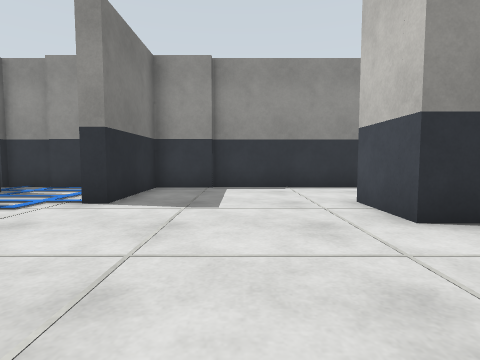
View 1 (above)

17 first-person views from a walk through a robot-simulator world made for Gazebo. The camera is 0.17 m above the floor, tilts 4° down and sees 80° across. Floor lines are 1 m apart. The floor is counted in squares, 0.2 m on a side. Each view is taken from the middle of a square. On the plan, view 1 faces up. The plan holds only what a view shows up to about 11 squares ahead; the rest is blank.

View 2
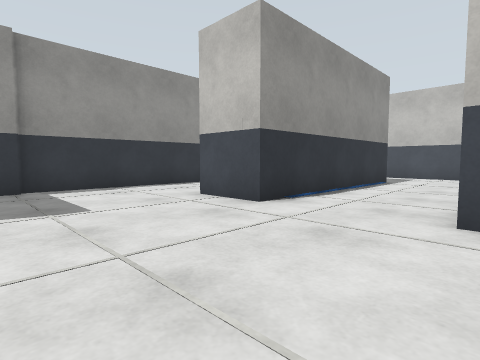

View 3
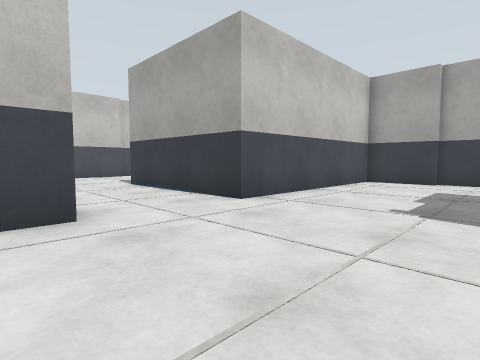

View 4
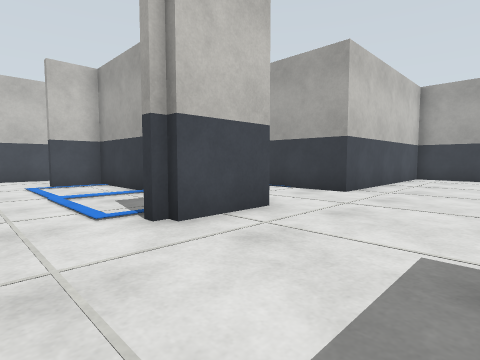

View 5
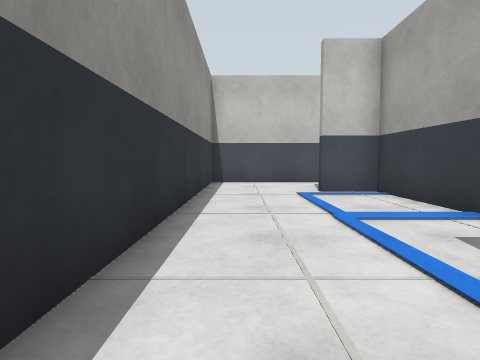

View 6
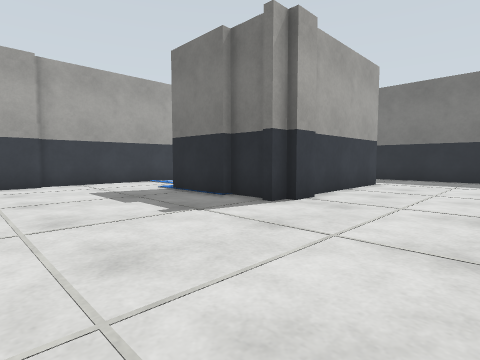

View 7
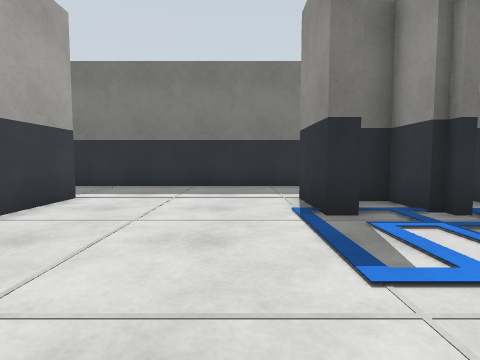

View 8
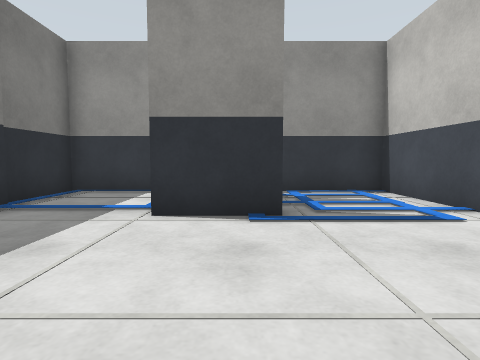

View 9
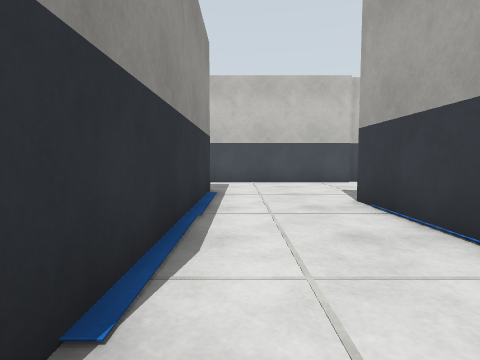

View 10
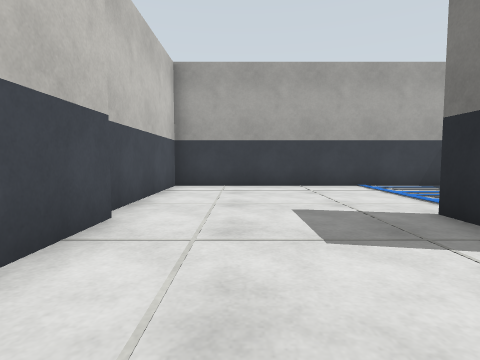

View 11
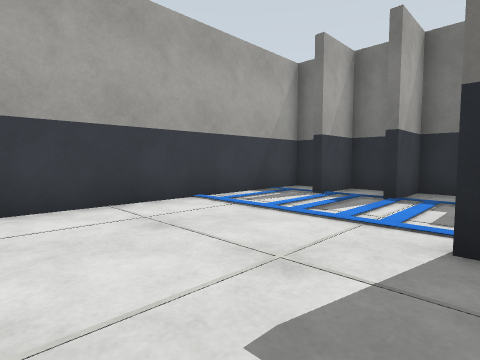

View 12
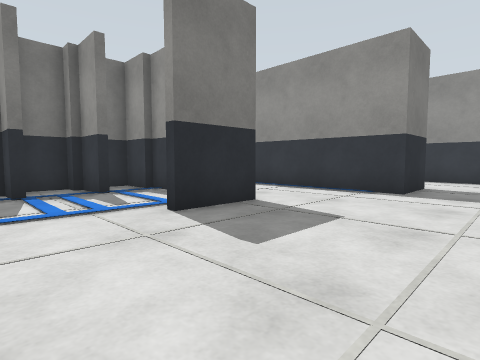

View 13
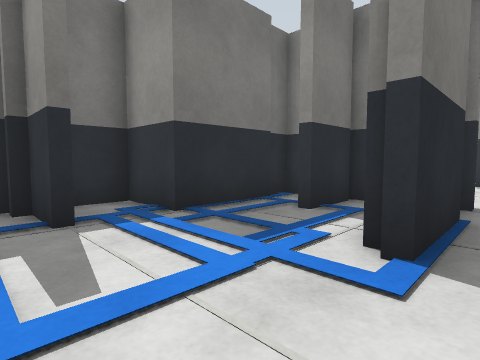

View 14
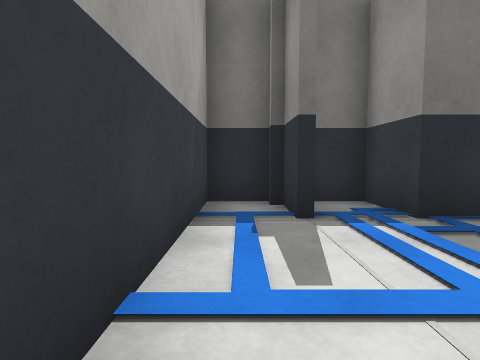

View 15
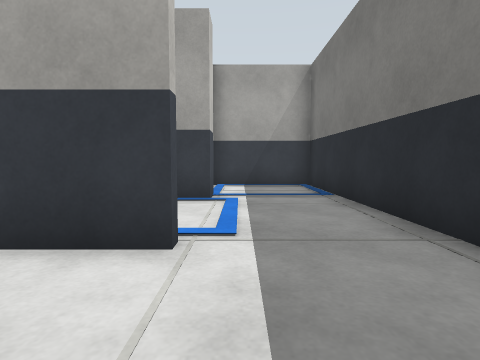

View 16
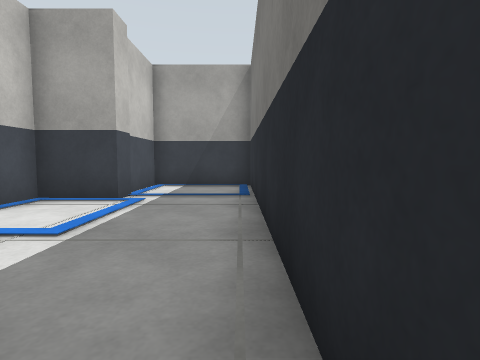

View 17
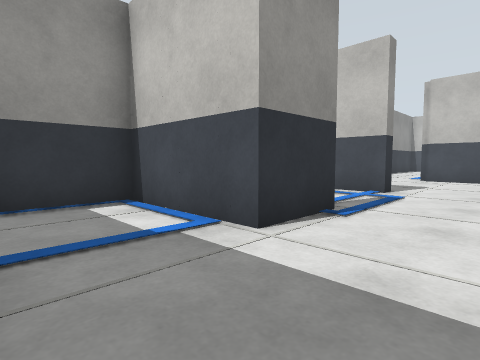

### Floor plan
Points are (right, up) in squares from view 1. A wall is a line through its corners. A room is listed if a view was taken in it or the views show most of it. See-through windows are left out.
Room 1 (views 1, 2, 3, 4, 5, 6, 7, 9, 10, 13, 14)
walls: (6.2, 4.3) (9.6, 4.3) (9.6, 5.9); (9.9, 5.9) (9.9, 3.8) (2.4, 3.8) (2.4, 5.9); (-0.8, 8.8) (-2.6, 8.8) (-2.6, 5.6); (-2.9, -0.1) (-2.9, -1.2); (-2.6, -1.1) (-2.6, -3.5); (12.9, 0.5) (12.9, 9.1) (-0.9, 9.1); (0.1, -6.4) (2.4, -6.4) (2.4, 0.6) (7.9, 0.6); (-2.5, -6.7) (0.2, -6.7)
ways out: opening at (-3, 3) to room 2; opening at (10.5, -0.5) to room 3; opening at (-3, -5) to room 6
Room 2 (view 8)
walls: (-6.4, 5.9) (-6.4, 5.3) (-8.4, 5.3); (-2.6, 5.6) (-3.1, 5.6) (-3.1, 8.8) (-5.9, 8.8); (-3.9, 0.6) (-3, 0.6); (-3.1, 0.3) (-2.5, 0.3); (-7.9, 7.1) (-7.9, 6.4); (-8.4, 0.3) (-4.2, 0.3); (-6, 9.1) (-7.4, 9.1); (-7.2, 8.8) (-8, 8.8)
ways out: opening at (-3, 3) to room 1; opening at (-7.5, 3) to room 4
Room 3 (views 11, 12)
walls: (4.5, -3.2) (3.4, -3.2); (7.9, 0.6) (7.9, -1.5); (4.5, -1.4) (3.1, -1.4); (4.8, 0.3) (3.9, 0.3); (12.9, -1.2) (12.9, 0.5); (2.6, -3.6) (2.6, -4.7) (4.5, -4.7); (2.6, -1.7) (2.6, -2.9) (4.5, -2.9); (2.9, -5.8) (2.9, -6.4) (13.1, -6.4) (13.1, -1.6)
ways out: opening at (10.5, -0.5) to room 1
Room 4 (views 15, 16, 17)
walls: (-8.4, 5.3) (-8.4, 8.8) (-11.6, 8.8) (-11.6, 6.6); (-11.4, 6.4) (-11.4, 0.5)
ways out: opening at (-7.5, 3) to room 2; opening at (-10, 0) to room 5
Room 5 (no view inside)
walls: (-8.4, -4) (-8.4, -3.2) (-6.6, -3.2) (-6.6, -2.1); (-11.4, 0.5) (-11.4, -6.7) (-8.1, -6.7) (-8.1, -4.5)
ways out: opening at (-10, 0) to room 4
Room 6 (no view inside)
walls: (-6, -5.2) (-7.4, -5.2); (-6.1, -0.9) (-6.1, -3.4) (-7.9, -3.4) (-7.9, -6.7) (-2.5, -6.7); (-4.2, 0.1) (-4.6, 0.1) (-4.6, -1.8)
ways out: opening at (-3, -5) to room 1

Where each view was taken, in squares from view 1:
view 1: 0 up, 0 right, facing up
view 2: 0 up, 2 left, facing up-right
view 3: 5 up, 2 left, facing down-right
view 4: 8 up, 1 left, facing down-right
view 5: 8 up, 2 right, facing right
view 6: 4 up, 2 right, facing down-left
view 7: 4 up, 2 left, facing left
view 8: 1 up, 7 left, facing up
view 9: 3 up, 2 right, facing right
view 10: 3 up, 11 right, facing down
view 11: 1 down, 11 right, facing down-left
view 12: 4 down, 12 right, facing up-left
view 13: 6 down, 2 left, facing up-left
view 14: 6 down, 2 left, facing left
view 15: 3 up, 9 left, facing down
view 16: 3 up, 11 left, facing down
view 17: 3 up, 11 left, facing up-right
